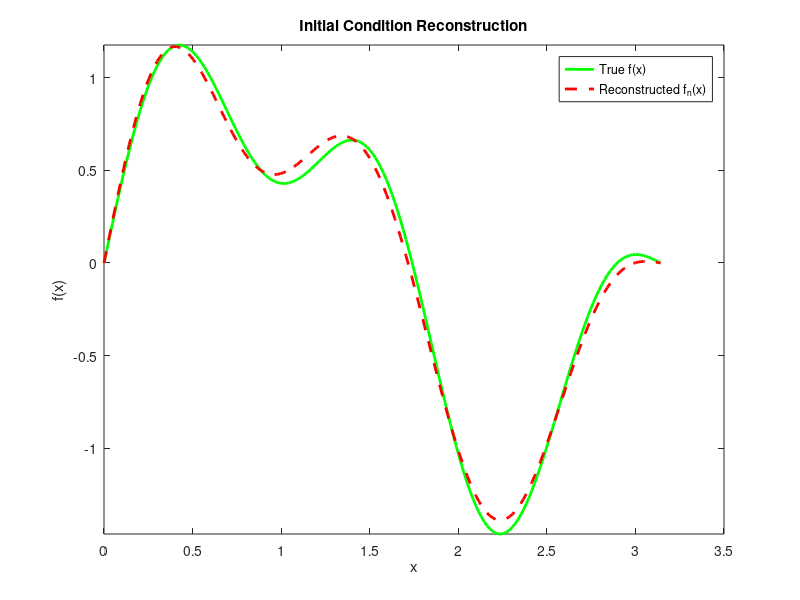
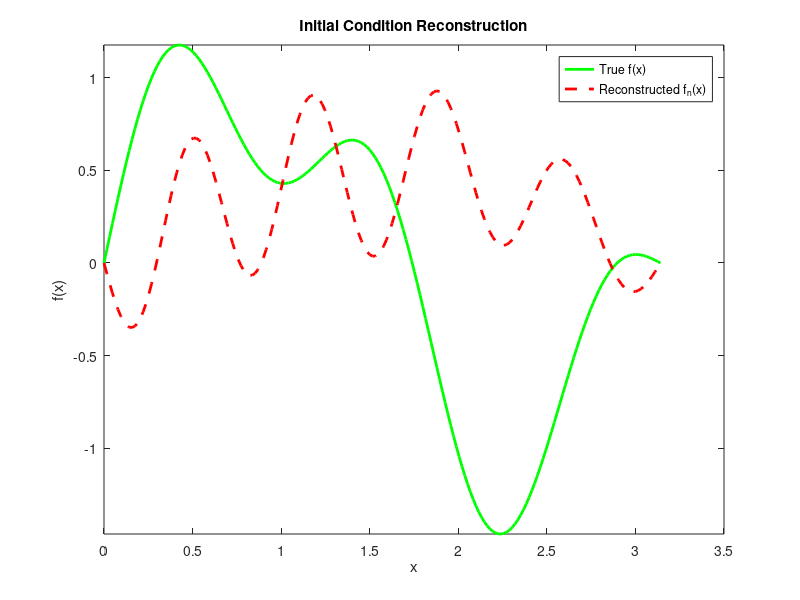

Here is the MATLAB script that generated these plots, in order:
%---
%title: "NHH-Re"
%output:
%  pdf_document: default
%  html_document: default
%date: "2025-06-04"
%---

%```{r setup, include=FALSE}
%knitr::opts_chunk$set(echo = TRUE)


%```


%Modified t_j



%```{r}
%Remove all objects from the current workspace:
clear;

% Parameters
n = 30;                % Number of measurements / terms
%r = 3                 % Sobolev regularity
T = 5;               % Large T for error decay .... 
                      %Actually, we need small value to avoid overflow error
x0 = sqrt(2);           % Measurement point (should avoid rational multiples of pi)
x_grid = linspace(0, pi, 200); % Points to evaluate f_n(x), length.out=200+

% Define the measurement times t_k as in (4)
t_k = @(k, T) factorial(2 * k - 1) / ( 8^(k-1) * factorial(k) * factorial(k - 1) ) * T;


t_vec = arrayfun( @(k) t_k(k, T), 1:n);

% Simulate the true initial condition and its Fourier coefficients
f_true = @(x) sin(2 * x) + 0.5 * sin(5 * x);
f_hat_true = @(j) integral(@(x) f_true(x) .* sin(j * x), 0, pi) * 2 / pi;
% 2/pi * integral_0^pi f_true(x) * sin(j x) dx


% Simulate measurements u(x0, t_k) (homogeneous case: F = 0)
n_terms = 50;
u_xtk = @(x0, t_vec, n_terms) arrayfun(@(t) sum( arrayfun(@(j) exp(-j^2 * t) * f_hat_true(j) * sin(j * x0), 1:n_terms ) ) , t_vec); % Define Solution Representation for u(x_0,t_k) as in (1)  






u_data = u_xtk(x0, t_vec, n_terms);

% Recursive computation of approximate Fourier coefficients bar{f}_k
bar_f_hat = zeros(1, ceil(n / 2));
for k = 1:length(bar_f_hat)
  tk = t_vec(k);
  if k == 1
      bar_f_hat(1) = exp(tk) * u_data(1) / sin(x0);
  else
      sum_prev = sum(arrayfun(@(j) exp(-j^2 * tk) * bar_f_hat(j) * sin(j * x0), 1:(k-1))); % Define the recursive definition of fourier constant truncated approximation at k=1 as in (2)
      bar_f_hat(k) = exp(k^2 * tk) * (u_data(k) - sum_prev) / sin(k * x0);  % Define the recursive definition of fourier constant truncated approximation at k\geq2 as in (3)
  end
end



% Construct truncated series approximation bar{f}_n(x)
bar_f_n  = @(x) sum(arrayfun(@(k) bar_f_hat(k) * sin(k * x), 1:length(bar_f_hat)));
f_approx = @(x) arrayfun(bar_f_n,x);

%%%%%%%%%%%%%%%%%%%%%%%%%%%%%%%%%%%%%%%%%%%%%%%%%%%%%%%%%%%%%%%%%%%%%%%%%%%%
% Plot the true and reconstructed initial condition
fig1 = figure(1);
plot(x_grid,f_true(x_grid),"Color",[0 1 0],"LineStyle","-","LineWidth",2);hold on;
plot(x_grid,f_approx(x_grid),"Color",[1 0 0],"LineStyle","--","LineWidth",2);
xlabel('x');ylabel('f(x)');
title('Initial Condition Reconstruction');
legend('True f(x)', 'Reconstructed f_n(x)', 'Location', 'northeast');
ylim([min(f_true(x_grid)), max(f_true(x_grid))]);hold off;


%```
%linear sequence


%```{r}
%#Remove all objects from the current workspace:
clear;

% Parameters
n = 20;                % Number of measurements / terms
%r = 3                 % Sobolev regularity
t0 = 1e-3;               % Large T for error decay .... 
x0 = sqrt(2);           % Measurement point (should avoid rational multiples of pi)
x_grid = linspace(0, pi, 200); % Points to evaluate f_n(x), length.out=200+

% Define the measurement times t_k as in (4)
t_k = @(k, T) (n + k -1   ) * T;


t_vec = arrayfun( @(k) t_k(k, t0), 1:n);

% Simulate the true initial condition and its Fourier coefficients
f_true = @(x) sin(2 * x) + 0.5 * sin(5 * x);
f_hat_true = @(j) integral(@(x) f_true(x) .* sin(j * x), 0, pi) * 2 / pi;
% 2/pi * integral_0^pi f_true(x) * sin(j x) dx



% Simulate measurements u(x0, t_k) (homogeneous case: F = 0)
n_terms = 50;
u_xtk = @(x0, t_vec, n_terms) arrayfun(@(t) sum( arrayfun(@(j) exp(-j^2 * t) * f_hat_true(j) * sin(j * x0), 1:n_terms ) ) , t_vec); % Define Solution Representation for u(x_0,t_k) as in (1)  





u_data = u_xtk(x0, t_vec, n_terms);

% Recursive computation of approximate Fourier coefficients bar{f}_k
bar_f_hat = zeros(1, ceil(n / 2));
for k = 1:length(bar_f_hat)
  tk = t_vec(k);
  if k == 1
      bar_f_hat(1) = exp(tk) * u_data(1) / sin(x0);
  else
      sum_prev = sum(arrayfun(@(j) exp(-j^2 * tk) * bar_f_hat(j) * sin(j * x0), 1:(k-1))); % Define the recursive definition of fourier constant truncated approximation at k=1 as in (2)
      bar_f_hat(k) = exp(k^2 * tk) * (u_data(k) - sum_prev) / sin(k * x0);  % Define the recursive definition of fourier constant truncated approximation at k\geq2 as in (3)
  end
end



% Construct truncated series approximation bar{f}_n(x)
bar_f_n  = @(x) sum(arrayfun(@(k) bar_f_hat(k) * sin(k * x), 1:length(bar_f_hat)));
f_approx = @(x) arrayfun(bar_f_n,x);


%%%%%%%%%%%%%%%%%%%%%%%%%%%%%%%%%%%%%%%%%%%%%%%%%%%%%%%%%%%%%%%%%%%%%%%%%%%%
% Plot the true and reconstructed initial condition
fig2 = figure(2);
plot(x_grid,f_true(x_grid),"Color",[0 1 0],"LineStyle","-","LineWidth",2);hold on;
plot(x_grid,f_approx(x_grid),"Color",[1 0 0],"LineStyle","--","LineWidth",2);
xlabel('x');ylabel('f(x)');title('Initial Condition Reconstruction');
legend('True f(x)', 'Reconstructed f_n(x)', 'Location', 'northeast');
ylim([min(f_true(x_grid)), max(f_true(x_grid))]);hold off;
%```
%```